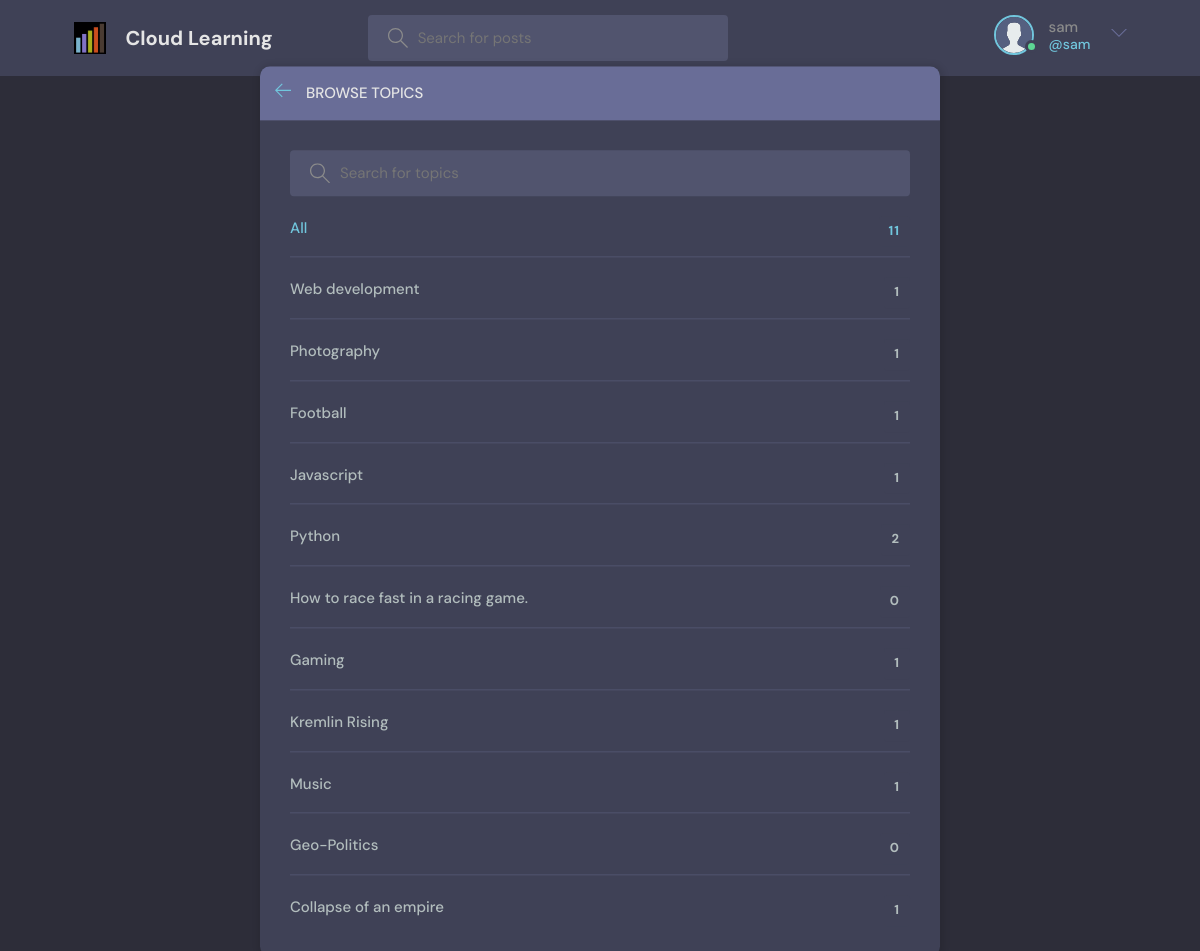
Screenshot of /topics/ (signed in) with the database file from the repository.
### base/models.py (models this page shows, shortened)
class User(AbstractUser):
    name = models.CharField(max_length=200, null=True)
    email = models.EmailField(unique=True, null=True)
    bio = models.TextField(null=True)
    avatar = models.ImageField(null=True, default="avatar.svg")
    USERNAME_FIELD = 'username'
    REQUIRED_FIELDS = []

class Topic(models.Model):
    name = models.CharField(max_length=200)

### base/views.py (the view)
# urls.py: path('topics/', views.topicsPage, name="topics"),
@login_required(login_url='login')
def topicsPage(request):
    q = request.GET.get('q') if request.GET.get('q') != None else ''
    topics = Topic.objects.filter(name__icontains=q)
    return render(request, 'base/topics.html', {'topics': topics})

### base/templates/base/topics.html (shortened to what this page needs)
{% extends 'main.html' %}
{% block content %}
<main class="create-room layout">
  <div class="container">
    <div class="layout__box">
      <div class="layout__boxHeader">
        <div class="layout__boxTitle">
          <a href="{% url 'home' %}">
            <svg version="1.1" xmlns="http://www.w3.org/2000/svg" width="32" height="32" viewBox="0 0 32 32">
              <title>arrow-left</title>
              <path
                d="M13.723 2.286l-13.723 13.714 13.719 13.714 1.616-1.611-10.96-10.96h27.625v-2.286h-27.625l10.965-10.965-1.616-1.607z">
              </path>
            </svg>
          </a>
          <h3>Browse Topics</h3>
        </div>
      </div>
      <div class="topics-page layout__body">
        <form action="" method="GET" class="header__search">
          <label>
            <input name="q" placeholder="Search for topics" />
          </label>
        </form>
        <ul class="topics__list">
          <li>
            <a href="{% url 'topics' %}" class="active">All <span>{{topics.count}}</span></a>
          </li>
          {% for topic in topics %}
          <li>
            <a href="{% url 'home' %}?q={{topic.name}}">{{ topic.name }} <span>{{topic.room_set.all.count}}</span></a>
          </li>
          {% endfor %}
        </ul>
      </div>
    </div>
  </div>
</main>
{% endblock content %}

### templates/navbar.html (shortened to what this page needs)
{% load static %}
<header class="header header--loggedIn">
    <div class="container">
        <a href="{% url 'home' %}" class="header__logo">
            <img src="{% static 'images/logo.png' %}" />
            <h1>Cloud Learning</h1>
        </a>
        <form class="header__search" method="GET" action="{% url 'home' %}">
            <label>
                <input name="q" placeholder="Search for posts" />
            </label>
        </form>
        <nav class="header__menu">
            {% if request.user.is_authenticated %}
            <div class="header__user">
                <a href="{% url 'update-user' %}">
                    <div class="avatar avatar--medium active">
                        <img src="{{request.user.avatar.url}}" />
                    </div>
                    <p>{{request.user.username}} <span>@{{request.user.username}}</span></p>
                </a>
                <button class="dropdown-button">
                    <svg version="1.1" xmlns="http://www.w3.org/2000/svg" width="32" height="32" viewBox="0 0 32 32">
                        <title>chevron-down</title>
                        <path d="M16 21l-13-13h-3l16 16 16-16h-3l-13 13z"></path>
                    </svg>
                </button>
            </div>
            {% else %}
            <a href="{% url 'login' %}">
                <img src="{% static 'images/avatar.svg' %}" />
                <p>Login</p>
            </a>
            {% endif %}
        </nav>
    </div>
</header>

### static/styles/style.css (style rules this page uses)
:root { --color-main: #71c6dd; --color-main-light: #e1f6fb; --color-dark: #3f4156; --color-dark-medium: #51546e; --color-dark-light: #696d97; --color-light: #e5e5e5; --color-gray: #8b8b8b; --color-light-gray: #b2bdbd; --color-bg: #2d2d39; --color-success: #5dd693; --color-error: #fc4b0b; }
* { font-family: "DM Sans", -apple-system, BlinkMacSystemFont, "Segoe UI", Roboto, Oxygen, Ubuntu, Cantarell, "Open Sans", "Helvetica Neue", sans-serif; margin: 0; padding: 0; box-sizing: border-box; text-rendering: optimizeLegibility; font-size: inherit; }
html { font-size: 56.25%; }
@media only screen and (min-width: 1200px) { html { font-size: 62.5%; } }
body { line-height: 1.6; font-weight: 400; font-size: 1.5rem; color: var(--color-light-gray); background-color: var(--color-bg); min-height: 100vh; }
img { width: 100%; }
a { display: inline-block; color: var(--color-main); text-decoration: none; }
.container { max-width: 120rem; width: 90%; margin: auto; }
.avatar { position: relative; display: inline-block; border-radius: 50%; border: 2px solid var(--color-main); }
.avatar img { display: block; border-radius: 50%; object-fit: cover; object-position: center; }
.avatar::after { content: ""; display: block; position: absolute; background-color: var(--color-gray); z-index: 111; border-radius: 50%; border: 0.3rem solid var(--color-dark); }
.avatar.active::after { background-color: var(--color-success); }
.avatar.avatar--medium img { width: 3.6rem; height: 3.6rem; border-radius: 50%; }
.avatar.avatar--medium:after { width: 0.7rem; height: 0.7rem; bottom: 0px; right: -6px; }
.header { padding: 1.5rem; background-color: var(--color-dark); }
.header > .container { display: flex; gap: 9.5rem; }
.header__logo, .header__user { display: flex; gap: 2rem; align-items: center; }
.header__logo > img { height: 3.2rem; width: 3.2rem; }
.header__logo > h1 { font-weight: 700; font-size: 2rem; color: var(--color-light); }
.header__search > label { background-color: var(--color-dark-medium); padding: 1.3rem 1rem; display: flex; align-items: center; gap: 1rem; border-radius: 4px; }
.header__search svg { fill: var(--color-gray); width: 2rem; height: 2rem; margin-left: 1rem; }
.header__search input { width: 30rem; background: transparent; border: none; outline: none; color: var(--color-light); }
.header__menu { margin-left: auto; position: relative; }
.header__menu a { display: flex; gap: 1.5rem; align-items: center; font-weight: 500; text-decoration: none; color: var(--color-gray); }
.header__menu img { height: 3.6rem; }
.header__menu p { line-height: 1.2; }
.header__menu span { color: var(--color-main); font-weight: 500; font-size: 1.4rem; display: block; }
.header__menu svg { width: 1.6rem; height: 1.6rem; fill: var(--color-dark-light); }
.dropdown-button { background: transparent; border: 0; outline: 0; cursor: pointer; }
.layout { margin-top: 2.4rem; }
.layout > .container { display: flex; justify-content: space-between; align-items: flex-start; }
.layout__box { width: 90%; max-width: 48rem; min-height: 40rem; position: absolute; top: 50%; left: 50%; transform: translate(-50%, -46%); background-color: var(--color-dark); border-radius: 1rem; box-shadow: 1px 1px 6px 3px rgba(0, 0, 0, 0.1); overflow: hidden; }
.layout__boxHeader { display: flex; padding: 1.5rem; background-color: var(--color-dark-light); }
.layout__boxTitle { display: flex; gap: 1.5rem; align-items: center; }
.layout__boxTitle h3 { text-transform: uppercase; font-weight: 500; color: var(--color-light); }
.layout__boxTitle svg { width: 1.6rem; height: 1.6rem; fill: var(--color-main); }
.layout__body { margin: 3rem; }
.topics__list { list-style: none; }
.topics__list li a { display: flex; justify-content: space-between; margin-bottom: 3rem; font-weight: 500; color: var(--color-light-gray); transition: all 0.3s ease-in-out; }
.topics__list li a.active, .topics__list li a:hover { color: var(--color-main); }
.topics__list li a span { padding: 0.5rem 1rem; background-color: var(--color-dark); border-radius: 3px; font-size: 1.3rem; font-weight: 700; letter-spacing: 1px; }
.topics-page .topics__list li:not(:last-child) a { margin: 2rem 0; padding-bottom: 1rem; text-decoration: none; border-bottom: 1px solid var(--color-dark-medium); }
.topics-page .header__search { display: block; }
.create-room.layout .layout__box { max-width: 68rem; }

### rows the page displays
User: user.avatar (placeholder picture), user.username "sam"
Topic: name "Web development", room_set.all.count "1"
Topic: name "Photography", room_set.all.count "1"
Topic: name "Football", room_set.all.count "1"
Topic: name "Javascript", room_set.all.count "1"
Topic: name "Python", room_set.all.count "2"
Topic: name "How to race fast in a racing game.", room_set.all.count "0"
Topic: name "Gaming", room_set.all.count "1"
Topic: name "Kremlin Rising", room_set.all.count "1"
Topic: name "Music", room_set.all.count "1"
Topic: name "Geo-Politics", room_set.all.count "0"
Topic: name "Collapse of an empire", room_set.all.count "1"

### other values shown
{{ topics.count }} "11"
